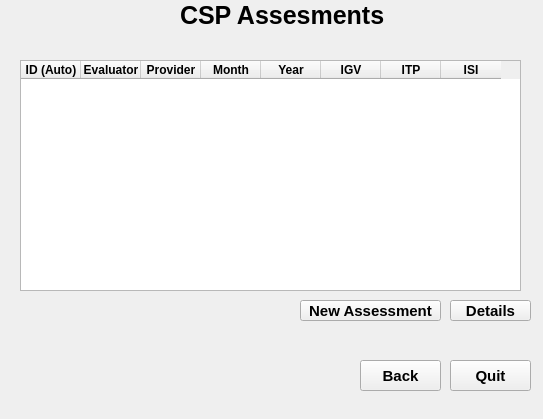
<?xml version="1.0" encoding="UTF-8"?>
<ui version="4.0">
 <class>MainWindow</class>
 <widget class="QMainWindow" name="MainWindow">
  <property name="windowModality">
   <enum>Qt::ApplicationModal</enum>
  </property>
  <property name="geometry">
   <rect>
    <x>0</x>
    <y>0</y>
    <width>543</width>
    <height>419</height>
   </rect>
  </property>
  <property name="windowTitle">
   <string>FTACSP V1.0</string>
  </property>
  <property name="styleSheet">
   <string notr="true"/>
  </property>
  <property name="documentMode">
   <bool>false</bool>
  </property>
  <property name="tabShape">
   <enum>QTabWidget::Rounded</enum>
  </property>
  <property name="dockNestingEnabled">
   <bool>false</bool>
  </property>
  <widget class="QWidget" name="centralwidget">
   <widget class="QPushButton" name="botao_1">
    <property name="geometry">
     <rect>
      <x>300</x>
      <y>300</y>
      <width>141</width>
      <height>21</height>
     </rect>
    </property>
    <property name="font">
     <font>
      <pointsize>11</pointsize>
      <weight>75</weight>
      <bold>true</bold>
     </font>
    </property>
    <property name="styleSheet">
     <string notr="true"/>
    </property>
    <property name="text">
     <string>New Assessment</string>
    </property>
   </widget>
   <widget class="QPushButton" name="botao_3">
    <property name="geometry">
     <rect>
      <x>450</x>
      <y>300</y>
      <width>81</width>
      <height>21</height>
     </rect>
    </property>
    <property name="font">
     <font>
      <pointsize>11</pointsize>
      <weight>75</weight>
      <bold>true</bold>
     </font>
    </property>
    <property name="styleSheet">
     <string notr="true"/>
    </property>
    <property name="text">
     <string>Details</string>
    </property>
   </widget>
   <widget class="QLabel" name="label_title">
    <property name="geometry">
     <rect>
      <x>180</x>
      <y>-10</y>
      <width>231</width>
      <height>51</height>
     </rect>
    </property>
    <property name="font">
     <font>
      <pointsize>19</pointsize>
      <weight>75</weight>
      <bold>true</bold>
      <kerning>true</kerning>
     </font>
    </property>
    <property name="text">
     <string>CSP Assesments</string>
    </property>
   </widget>
   <widget class="QLabel" name="label_1">
    <property name="geometry">
     <rect>
      <x>130</x>
      <y>40</y>
      <width>141</width>
      <height>21</height>
     </rect>
    </property>
    <property name="font">
     <font>
      <pointsize>11</pointsize>
     </font>
    </property>
    <property name="styleSheet">
     <string notr="true"/>
    </property>
    <property name="frameShape">
     <enum>QFrame::NoFrame</enum>
    </property>
    <property name="text">
     <string/>
    </property>
   </widget>
   <widget class="QLabel" name="label_4">
    <property name="geometry">
     <rect>
      <x>20</x>
      <y>40</y>
      <width>121</width>
      <height>21</height>
     </rect>
    </property>
    <property name="font">
     <font>
      <pointsize>11</pointsize>
      <weight>75</weight>
      <bold>true</bold>
     </font>
    </property>
    <property name="text">
     <string/>
    </property>
   </widget>
   <widget class="QTableWidget" name="tableWidget">
    <property name="geometry">
     <rect>
      <x>20</x>
      <y>60</y>
      <width>501</width>
      <height>231</height>
     </rect>
    </property>
    <property name="sizePolicy">
     <sizepolicy hsizetype="Fixed" vsizetype="Fixed">
      <horstretch>50</horstretch>
      <verstretch>0</verstretch>
     </sizepolicy>
    </property>
    <property name="minimumSize">
     <size>
      <width>500</width>
      <height>6</height>
     </size>
    </property>
    <property name="maximumSize">
     <size>
      <width>2000</width>
      <height>2000</height>
     </size>
    </property>
    <property name="sizeIncrement">
     <size>
      <width>0</width>
      <height>0</height>
     </size>
    </property>
    <property name="baseSize">
     <size>
      <width>0</width>
      <height>0</height>
     </size>
    </property>
    <property name="editTriggers">
     <set>QAbstractItemView::NoEditTriggers</set>
    </property>
    <property name="selectionMode">
     <enum>QAbstractItemView::SingleSelection</enum>
    </property>
    <property name="selectionBehavior">
     <enum>QAbstractItemView::SelectRows</enum>
    </property>
    <property name="sortingEnabled">
     <bool>false</bool>
    </property>
    <attribute name="horizontalHeaderDefaultSectionSize">
     <number>60</number>
    </attribute>
    <attribute name="verticalHeaderDefaultSectionSize">
     <number>35</number>
    </attribute>
    <column>
     <property name="text">
      <string>ID (Auto)</string>
     </property>
     <property name="font">
      <font>
       <weight>75</weight>
       <bold>true</bold>
      </font>
     </property>
    </column>
    <column>
     <property name="text">
      <string>Evaluator</string>
     </property>
     <property name="font">
      <font>
       <weight>75</weight>
       <bold>true</bold>
      </font>
     </property>
    </column>
    <column>
     <property name="text">
      <string>Provider</string>
     </property>
     <property name="font">
      <font>
       <weight>75</weight>
       <bold>true</bold>
      </font>
     </property>
    </column>
    <column>
     <property name="text">
      <string>Month</string>
     </property>
     <property name="font">
      <font>
       <weight>75</weight>
       <bold>true</bold>
      </font>
     </property>
    </column>
    <column>
     <property name="text">
      <string>Year</string>
     </property>
     <property name="font">
      <font>
       <weight>75</weight>
       <bold>true</bold>
      </font>
     </property>
    </column>
    <column>
     <property name="text">
      <string>IGV</string>
     </property>
     <property name="font">
      <font>
       <weight>75</weight>
       <bold>true</bold>
      </font>
     </property>
    </column>
    <column>
     <property name="text">
      <string>ITP</string>
     </property>
     <property name="font">
      <font>
       <weight>75</weight>
       <bold>true</bold>
      </font>
     </property>
    </column>
    <column>
     <property name="text">
      <string>ISI</string>
     </property>
     <property name="font">
      <font>
       <weight>75</weight>
       <bold>true</bold>
      </font>
     </property>
    </column>
   </widget>
   <widget class="QPushButton" name="botao_4">
    <property name="geometry">
     <rect>
      <x>360</x>
      <y>360</y>
      <width>81</width>
      <height>31</height>
     </rect>
    </property>
    <property name="font">
     <font>
      <pointsize>11</pointsize>
      <weight>75</weight>
      <bold>true</bold>
     </font>
    </property>
    <property name="styleSheet">
     <string notr="true"/>
    </property>
    <property name="text">
     <string>Back</string>
    </property>
   </widget>
   <widget class="QPushButton" name="botao_5">
    <property name="geometry">
     <rect>
      <x>450</x>
      <y>360</y>
      <width>81</width>
      <height>31</height>
     </rect>
    </property>
    <property name="font">
     <font>
      <pointsize>11</pointsize>
      <weight>75</weight>
      <bold>true</bold>
     </font>
    </property>
    <property name="styleSheet">
     <string notr="true"/>
    </property>
    <property name="text">
     <string>Quit</string>
    </property>
   </widget>
  </widget>
  <widget class="QMenuBar" name="menubar">
   <property name="geometry">
    <rect>
     <x>0</x>
     <y>0</y>
     <width>543</width>
     <height>21</height>
    </rect>
   </property>
  </widget>
 </widget>
 <resources/>
 <connections/>
</ui>
